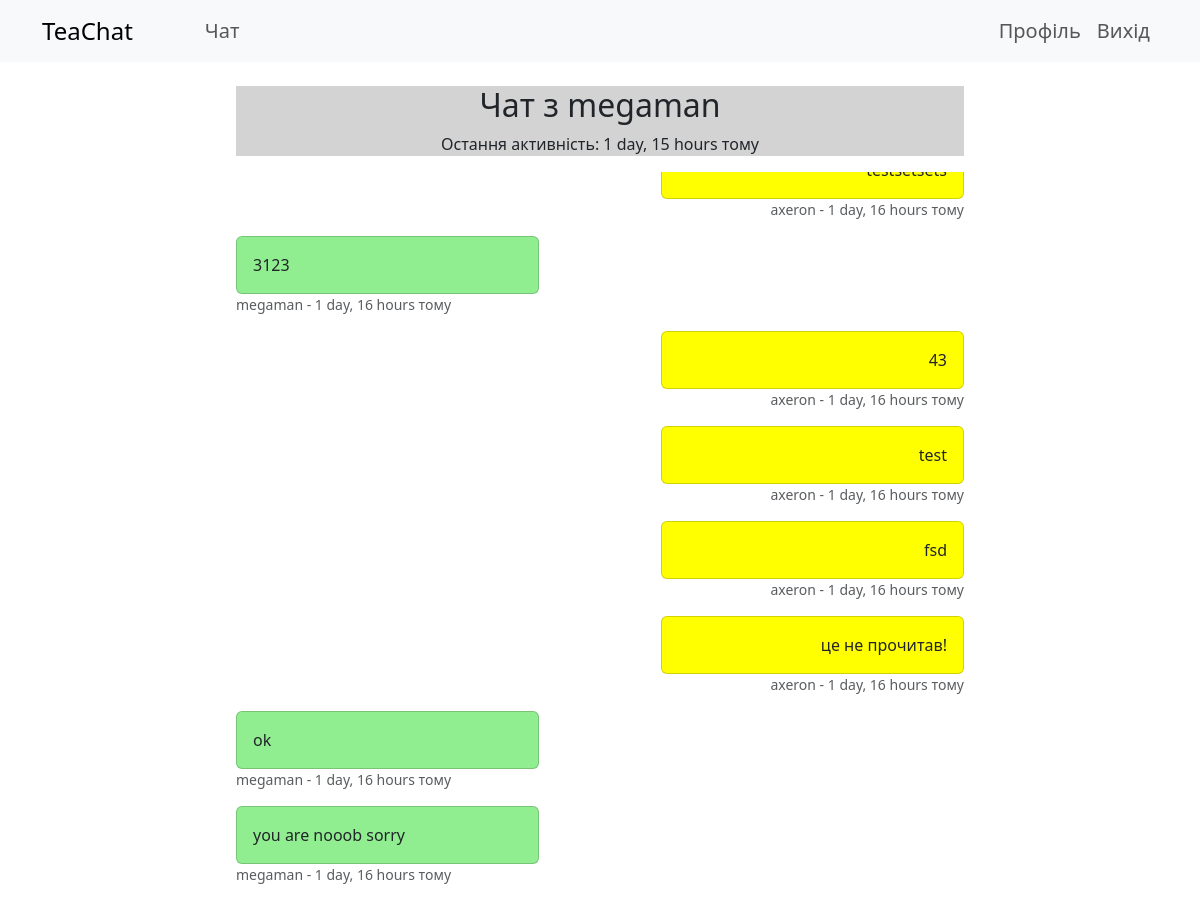
Before: /chat/user/2/ (signed in, upper part) with the older database file.
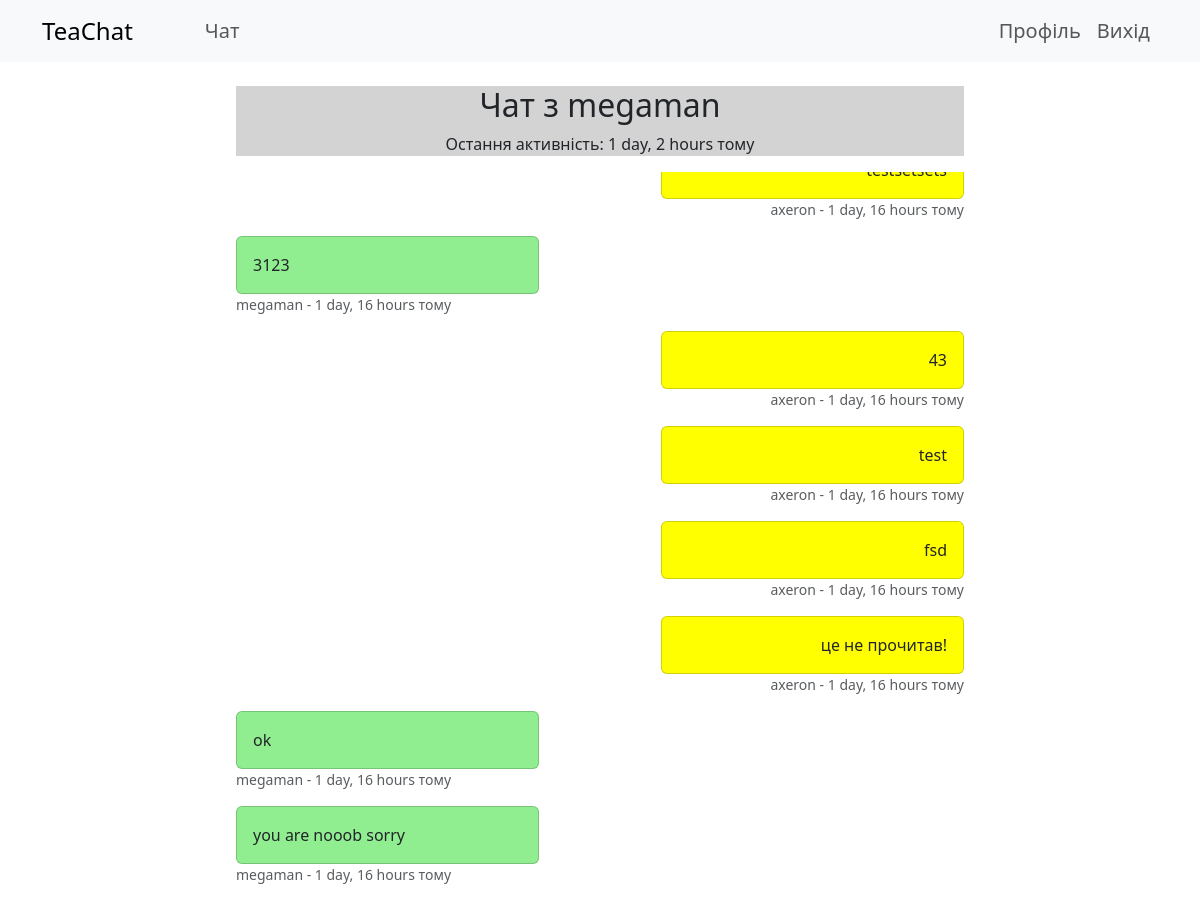
After: the same page with the newer database file.
### chat/models.py (models this page shows, shortened)
class UserStatus(models.Model):
    user = models.OneToOneField(CustomUser, on_delete=models.CASCADE)
    is_online = models.BooleanField(default=False)
    last_message = models.ForeignKey('Message', on_delete=models.SET_NULL, null=True, blank=True)
    last_activity = models.DateTimeField(default=timezone.now)

### chat/views.py (the view)
# urls.py: path('user/<int:user_id>/', chat_with_user, name='chat_with_user'),
@login_required
def chat_with_user(request, user_id):
    other_user = CustomUser.objects.get(pk=user_id)
    messages = Message.objects.filter(
        (models.Q(sender=request.user) & models.Q(receiver=other_user)) |
        (models.Q(sender=other_user) & models.Q(receiver=request.user))
    ).order_by('-timestamp')
    try:
        other_user_status = UserStatus.objects.get(user=other_user)
        last_activity = other_user_status.last_activity
        try:
            sender_check = MessageCheck.objects.get(user=request.user, other_user=other_user)
        except MessageCheck.DoesNotExist:
            sender_check = MessageCheck.objects.create(user=request.user, other_user=other_user)
        sender_check.last_checked = timezone.now()
        sender_check.save()
    except ObjectDoesNotExist:
        last_activity = None
    context = {
        'other_user': other_user,
        'messages': messages,
        'last_activity': last_activity,
        'current_user': request.user,
    }
    return render(request, 'chat/chat_with_user.html', context)

### chat/templates/chat/chat_with_user.html (shortened to what this page needs)
{% extends 'base.html' %}
{% block content %}
  <div class="container mt-4">
    <div style="background-color:lightgray;" class="col-8 text-center mx-auto">
      <h2 class="text-center">Чат з {{ other_user.username }}</h2>
      {% if last_activity %}
        <p class="text-center">Остання активність: {{ last_activity|timesince }} тому</p>
      {% endif %}
    </div>
    <div id="chat-messages" class="col-8 mx-auto px-auto" style="max-height: 60vh; overflow-y: auto; display: flex; flex-direction: column-reverse;">
      {% for message in messages %}
      <div class="mb-3 col-5 {% if message.sender == current_user %}text-end current-user-message{% endif %} message-container" data-message-id="{{ message.id }}" style="{% if message.sender == current_user %}align-self: flex-end;{% else %}align-self: flex-start;{% endif %}">
        <div class="card col-12 mx-auto" style="background-color: {% if message.sender == current_user %}yellow{% else %}lightgreen{% endif %};">
          <div class="card-body">
            <p class="card-text message-content">
              {{ message.content }}
            </p>
          </div>
        </div>
        <p class="card-text small text-muted">
          {{ message.sender.username }} - {{ message.timestamp|timesince }} тому
        </p>
      </div>
      {% endfor %}
    </div>
  </div>
{% endblock %}

Changed rows visible on the page:
changed UserStatus: last_activity "1 day, 15 hours" → "1 day, 2 hours"
